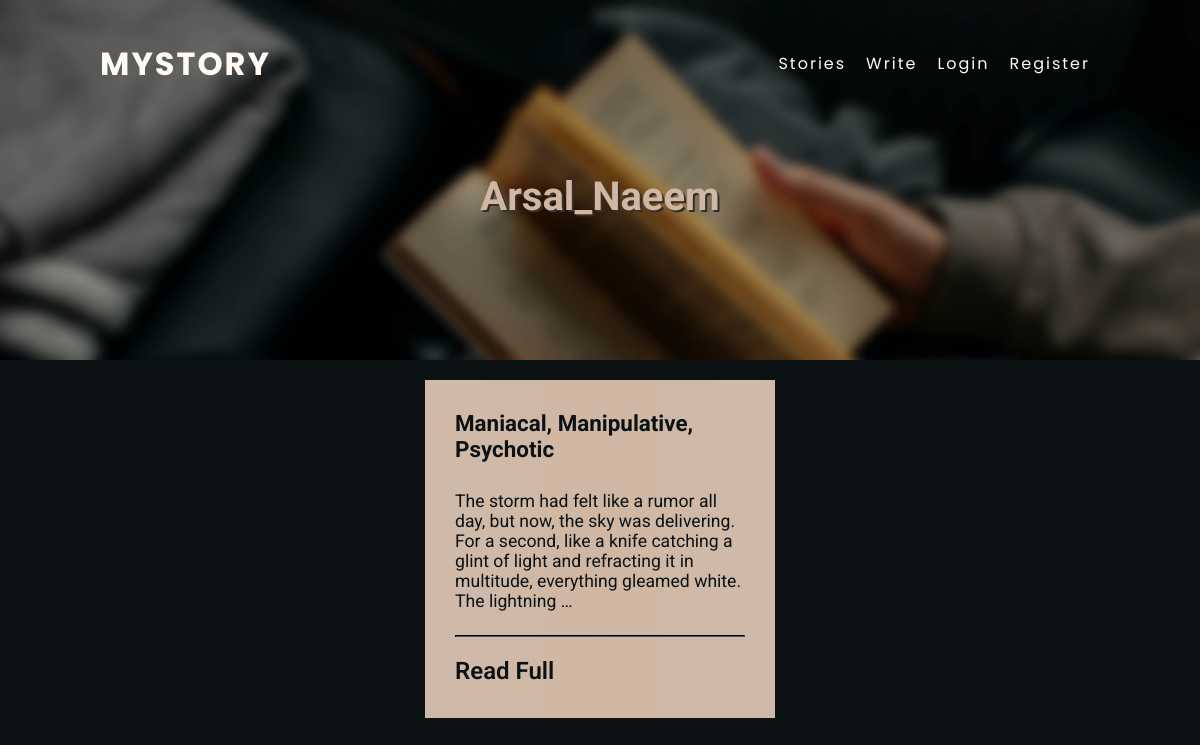
Page /user/Arsal_Naeem/ on the committed database.
### base/models.py (models this page shows, shortened)
class Story(models.Model):
    user = models.ForeignKey(User, on_delete=models.CASCADE)
    title = models.CharField(max_length=65)
    Story = models.TextField(null=True,)
    updated = models.DateTimeField(auto_now=True)
    class Meta:
        ordering = ['-updated']

### base/views.py (the view)
# urls.py: path("user/<str:username>/", views.user, name='user'),
def user(request, username):
    user = User.objects.get(username=username)
    story = Story.objects.filter(user=user)
    context = {
        'user': user,
        'story': story
        }
    return render(request, 'userpage.html', context)

### templates/userpage.html
{% extends "base.html" %} {% block title %}Stories{% endblock %} {% block nav %}
<li><a href="{% url 'stories' %}">Stories</a></li>
<li><a href="{% url 'editor' %}">Write</a></li>
{% if request.user.is_authenticated %}
<li><a href="{% url 'logout' %}">Logout</a></li>
{% else %}
<li><a href="{% url 'login' %}">Login</a></li>
<li><a href="{% url 'register' %}">Register</a></li>
{% endif %}{% endblock %} {% block content %}
<section class="banner sub">
  <div>
    <h3>{{user.username}}</h3>
  </div>
</section>
<div class="stories">
  {% for story in story %}
  <div class="story-card">
    <div class="heading">
      <h4 class="title">{{story.title}}</h4>
    </div>
    <p class="text">{{story.Story|truncatechars:200}}</p>
    <hr />
    <a href="/user/{{story.user}}/{{story.id}}/"><span>Read Full</span></a>
  </div>
  {% endfor %}
</div>
{% endblock %}

### static/CSS/styles.css (style rules this page uses)
:root { --white: #fffaf4; --extremeDark: linear-gradient(to top, #25343cfd, #131a1efd); --dark: #0c1114; --midTone: #342f2b; --extremeLight: #cfbaaa; --light: #D0B7A3; --WARNING: #840101; ; }
* { margin: 0; pad: 0; box-sizing: border-box; }
body { background: var(--dark); font-family: 'Roboto', sans-serif; }
header ul li { margin: 0 10px; position: relative; list-style: none; }
header ul li a { position: relative; font-size: 1rem; text-decoration: none; color: var(--white); letter-spacing: 2px; font-weight: 300px; transition: 0.15s; }
header ul li a::after { content: ""; height: 2px; width: 0%; background-color: var(--white); display: block; transition: 0.15s ease 0s, left 0.15s ease 0s; }
.sub { position: relative; width: 100%; height: 45vh; background: url(../Images/stories.jpg); background-size: cover; display: flex; flex-direction: column; justify-content: center; align-items: center; }
.banner div { color: var(--white); }
.sub div { color: var(--light); text-shadow: 2px 2px var(--midTone); }
.sub h3 { margin-top: 2rem; font-size: 2.5rem; }
.stories { display: flex; flex-wrap: wrap; justify-content: center; max-width: 100vw; }
.story-card { flex-shrink: 0; font-size: 1.5rem; color: var(--dark); width: 350px; margin: 1.25rem; padding: 30px; background-image: linear-gradient(to right, var(--extremeLight), var(--light), var(--extremeLight)); display: flex; flex-direction: column; align-items: flex-start; }
.heading { margin-bottom: 1.5rem; }
.story-card .title { font-size: 1.4rem; margin-bottom: 0.3rem; }
.story-card .text { width: 100%; font-size: 1.1rem; height: 100%; margin-bottom: 1.5rem; }
.story-card hr { width: 100%; border-color: var(--dark); margin-bottom: 1.25rem; }
.story-card a { display: inline-block; font-weight: 600; color: var(--dark); text-decoration: none; }
.story-card a::after { content: ""; height: 3px; width: 0%; background-color: var(--dark); display: block; transition: 0.3s ease 0s, left 0.3s ease 0s; }

### rows in the picture
Story: title "Maniacal, Manipulative, Psychotic", Story "The storm had felt like a rumor all day, but now, the sky was delivering. For a second, like a knife catching a glint of light and refracting it in multitude, everything gleamed white. The lightning …"

### other values in the picture
{{ user.username }} "Arsal_Naeem"
